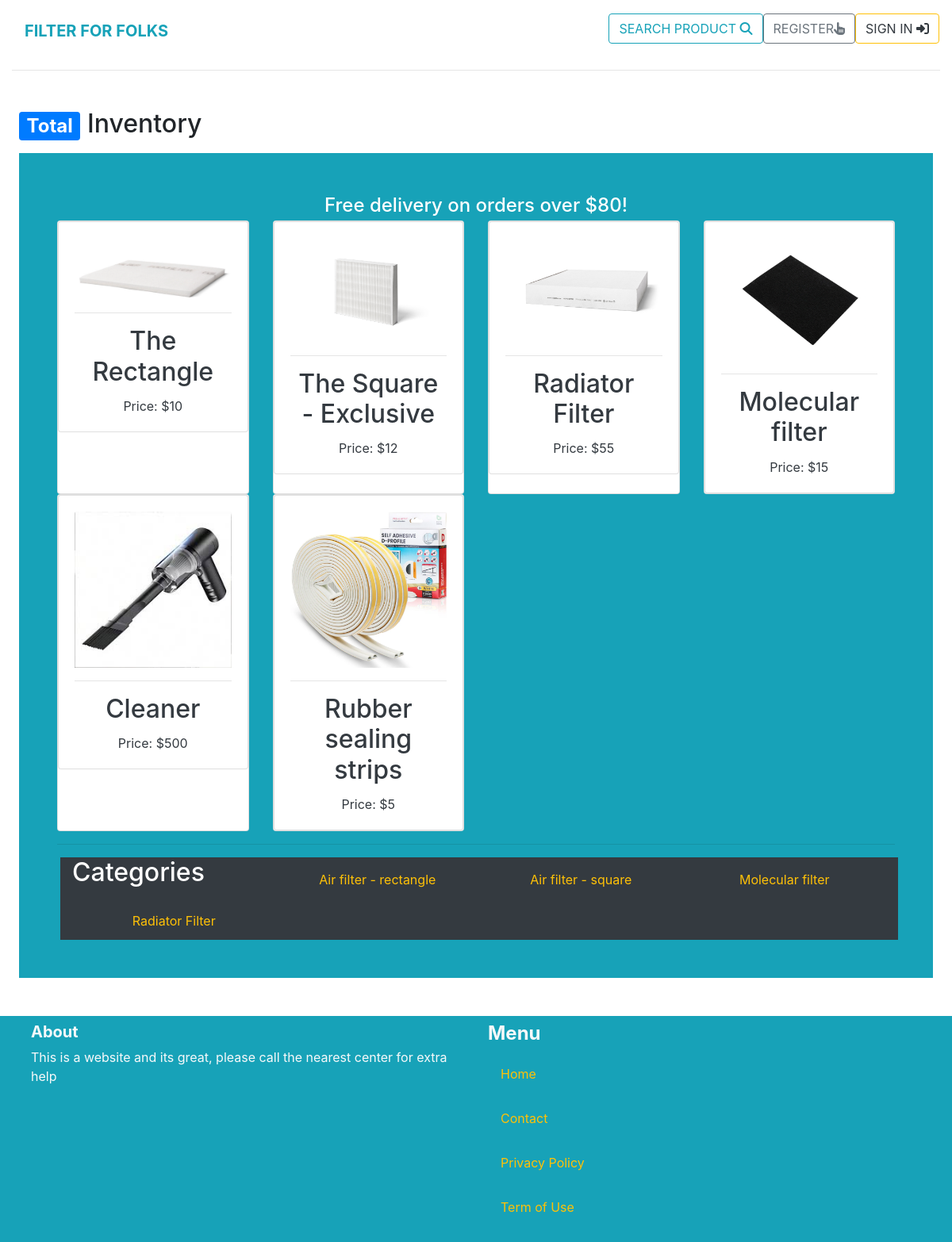
/product/products/, run on the app's committed database.
### product/models.py (models this page shows, shortened)
class Product(models.Model):
    category = models.ForeignKey('Category', null=True, blank=True, on_delete=models.CASCADE, related_name='products')
    sku = models.CharField(max_length=254,null=True,blank=True)
    name = models.CharField(max_length=300)
    description = models.TextField()
    price = models.FloatField()
    image = models.ImageField(upload_to='product_images', blank=True, null=True)

class Category(models.Model):
    name = models.CharField(max_length=225)
    class Meta:
        ordering = ('name',)
        verbose_name_plural = 'Categories'

### product/views.py (the view)
# urls.py: path('products/', views.products_list, name='inventory'),
def products_list(request):
    products = Product.objects.filter()
    for product in products:
        product.price = round(product.price)
    categories = Category.objects.all()
    return render(request, 'product/inventory.html', {
        'categories': categories,
        'products': products,
    })

### cart/contexts.py (called while the page is built, shortened)
def cart_contents(request):
    cart_items = []
    total = 0
    product_count = 0
    cart = request.session.get('cart', {})
    if total < settings.FREE_DELIVERY_THRESHOLD:
        delivery = total * settings.STANDARD_DELIVERY_PERCENTAGE / 100
        free_delivery_delta = settings.FREE_DELIVERY_THRESHOLD - total
    else:
        delivery = 0
        free_delivery_delta = 0
    grand_total = delivery + total
    context = {
        'cart_items': cart_items,
        'total': total,
        'product_count': product_count,
        'delivery': delivery,
        'free_delivery_delta': free_delivery_delta,
        'free_delivery_threshold': settings.FREE_DELIVERY_THRESHOLD,
        'grand_total': grand_total,
    }
    return context

### product/templates/product/inventory.html (shortened to what this page needs)
{% extends 'core/base.html' %}
{% block content %}
<div class="container-fluid mt-5 px-4 col w-100">
    <h2><span class="badge badge-primary">Total</span> Inventory</h2>
    <div class="bg-info mt-3 p-5 text-center">
        <div id="delivery-banner" class="row text-center">
            <div class="col bg-black text-white">
                <h4 class="logo-font my-1">Free delivery on orders over ${{ free_delivery_threshold }}!</h4>
            </div>
        </div>
        <div class="row">
            {% for product in products %}
                    <div class="col-sm-6 col-md-6 col-lg-4 col-xl-3">
                        <div class="card h-100">
                            <a href="{% url 'product:product_detail' product.id %}">
                                <div class="card">
                                    <div class="card-body">
                                        <img class="card-img-top img-fluid" src="{{ product.image.url }}" alt="{{ product.name }}">
                                        <hr>
                                        <div>
                                            <h2 class="card-title text-dark mt-0">{{ product.name }}</h2>
                                            <p class="card-text text-dark">Price: ${{ product.price}}</p>
                                        </div>
                                    </div>
                                </div>
                            </a>
                        </div>
                    </div>
            {% endfor %}
        </div>
        <hr>
        <div class="row text-white bg-dark ml-1 container-fluid">
            <h2>Categories</h2>
            {% for category in categories %}
                    <div class="col-sm-6 col-md-6 col-lg-4 col-xl-3 mt-3">
                        <div class="h-100">
                            <div>
                                <a href="">
                                    <p class="card-title mt-0 text-warning">{{ category.name }}</p>
                                </a>
                            </div>
                        </div>
                    </div>
            {% endfor %}
        </div>
    </div>
</div>
{% endblock %}

### static/css/base.css (style rules this page uses)
html { height: 100%; }

### data on the page
Product: image (picture), name "The Rectangle", price "10"
Product: image (picture), name "The Square - Exclusive", price "12"
Product: image (picture), name "Radiator Filter", price "55"
Product: image (picture), name "Molecular filter", price "15"
Product: image (picture), name "Cleaner", price "500"
Product: image (picture), name "Rubber sealing strips", price "5"
Category: name "Air filter - rectangle"
Category: name "Air filter - square"
Category: name "Molecular filter"
Category: name "Radiator Filter"

### other printed values
{{ free_delivery_threshold }} "80"
